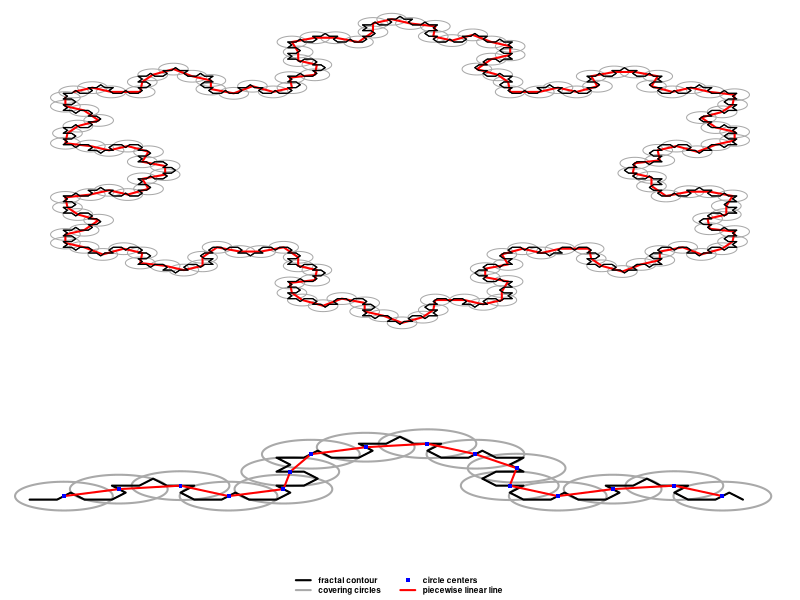

Recreate this plot in R.
library("pracma")
a <- fractalcurve(8, "snowflake")
n_plot <- length(a$x)

circle_pts <- function(x, y, delta = .022, N = 100) {
  theta <- seq(0, 2*pi, length = N)
  return(cbind(x + delta*cos(theta), y + delta*sin(theta)))
}

pdf("/Users/hdirector/Dropbox/Contours/ContourPaperScripts/Figures/fractals.pdf",
    height = 3, width = 3)
layout(matrix(nrow = 5, ncol = 1, data = c(1, 1, 1, 2, 2)))
par(oma = rep(0, 4), mar = rep(0, 4))

#fractal with circle
plot(cbind(a$x, a$y), type= 'l', xaxt = "n", yaxt = "n",
     xlab = "", ylab = '', xlim = c(-.05, 1.05), ylim = c(-.95, .3),
     bty = 'n')

space <- 5
centers <- matrix(nrow = 0, ncol = 2)
for (i in seq(space/2, n_plot, space)) {
    x_temp <- mean(a$x[i:(i + 1)])
    y_temp <- mean(a$y[i:(i + 1)])
    points(circle_pts(x_temp, y_temp), type= 'l', col = 'darkgrey')
    centers <- rbind(centers, c(x_temp, y_temp))
}
points(centers, col = 'red', type = 'l', lwd = 2)
points(cbind(a$x, a$y), type= 'l',lwd = 1.2)

#zoomed in
n_zoom <- 64
plot(cbind(a$x[1:n_zoom], a$y[1:n_zoom]), type= 'l', xaxt = "n", yaxt = "n",
     xlab = "", ylab = '', xlim = c(0, 1/3), ylim = c(-.14, .2),
     bty = 'n')
space <- 4
centers_zoom <- matrix(nrow = 0, ncol = 2)
for (i in seq(space/2, n_zoom, space)) {
  x_temp <- mean(a$x[i:(i + 1)])
  y_temp <- mean(a$y[i:(i + 1)])
  points(circle_pts(x_temp, y_temp), type= 'l', col = 'darkgrey', 
         lwd = 2)
  centers_zoom <- rbind(centers_zoom, c(x_temp, y_temp))
}
points(cbind(a$x[1:n_zoom], a$y[1:n_zoom]), type= 'l', lwd = 2)
points(centers_zoom, col = 'red', type = 'l', lwd = 2)
points(centers_zoom, col = 'blue', pch = 15, cex = .8)
legend("bottom", legend = c("fractal contour", "covering circles",
                            "circle centers", "piecewise linear line"),
       col = c("black", "darkgrey", "blue", "red"),
       lty = c(1, 1, NA, 1), ncol = 2, cex = .75,
       text.font = 2, lwd = 2, bty = 'n', pch = c(NA, NA, 15, NA))
dev.off()

